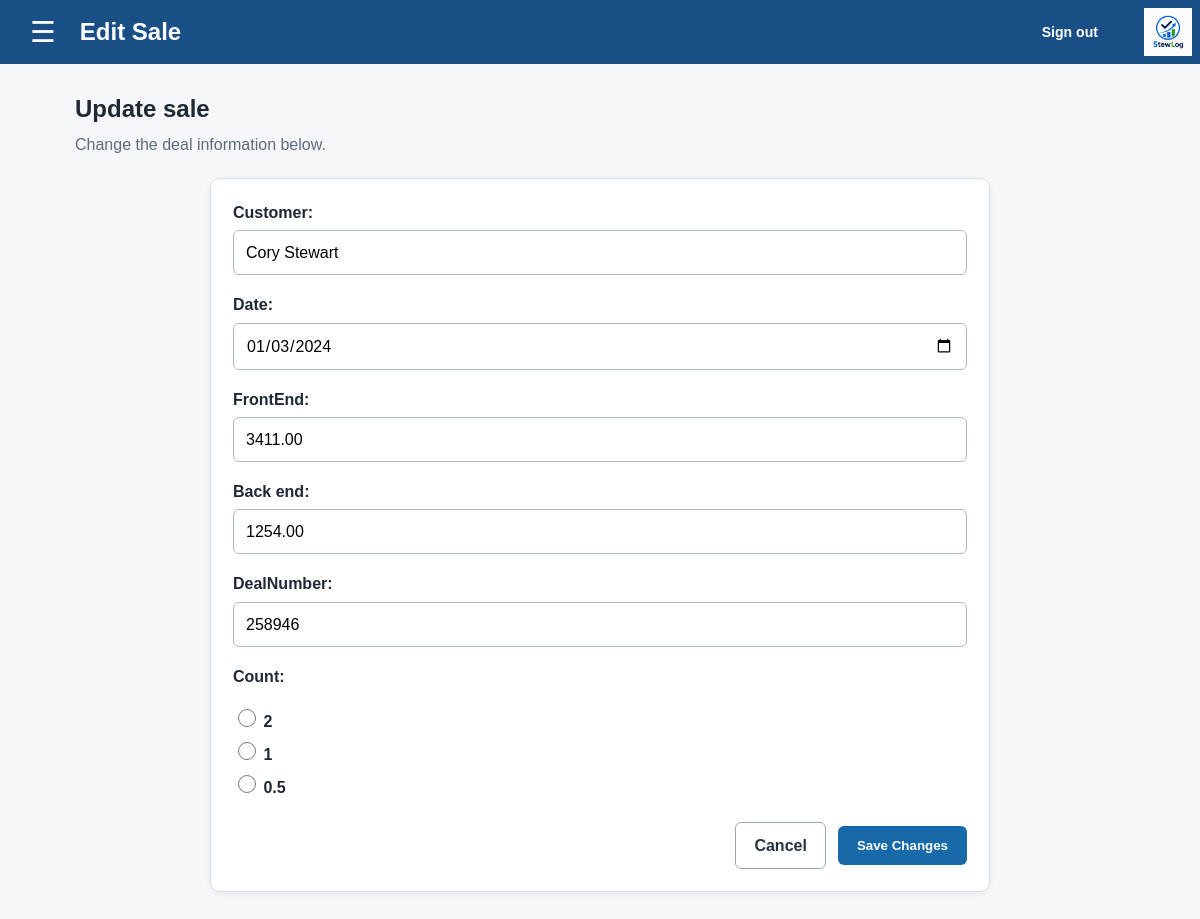
The app's page /SalesLogApp/sales/edit_sale/2/ (signed in) with its own data.
### SalesLogApp/models/sales.py (models this page shows, shortened)
class BaseSale(models.Model):
    customer = models.CharField(max_length=100)
    dealNumber = models.IntegerField(unique=True)
    count = models.DecimalField(default=1, max_digits=2, decimal_places=1)
    frontEnd = models.DecimalField(max_digits=10, decimal_places=2)
    backend = models.DecimalField(max_digits=10, decimal_places=2)
    date = models.DateField()
    class Meta:
        abstract = True

class Sale(BaseSale):
    user = models.ForeignKey(User, on_delete=models.CASCADE)
    COUNT_CHOICES = [
        (2, '2'),
        (1, '1'),
        (0.5, '0.5'),
    ]
    class Meta:
        indexes = [
            models.Index(fields=['user', 'date'], name='sale_user_date_idx'),
        ]

### SalesLogApp/views.py (the view)
# urls.py: path('sales/edit_sale/<int:sale_id>/', edit_sale, name='edit_sale'),
@commission_required
def edit_sale(request, sale_id):
    sale = get_object_or_404(Sale, id=sale_id, user=request.user)
    if request.method == 'POST':
        form = SaleForm(request.POST, instance=sale)
        if form.is_valid():
            form.save()
            return redirect('view_sales')
    else:
        form = SaleForm(instance=sale)
    return render(request, 'edit_sale.html', {'form': form, 'sale': sale})

### SalesLogApp/forms.py
class SaleForm(forms.ModelForm):
    COUNT_CHOICES = [
        (2, '2'),
        (1, '1'),
        (0.5, '0.5'),
    ]
    count = forms.ChoiceField(choices=COUNT_CHOICES, label='Count', initial=1, widget=forms.RadioSelect)
    backend = forms.DecimalField(
        label='Back end',
        min_value=0,
        decimal_places=0,
        max_digits=10,
        widget=forms.NumberInput(attrs={'step': '1', 'inputmode': 'numeric'}),
    )
    class Meta:
        model = Sale
        fields = ['customer', 'date', 'frontEnd', 'backend', 'dealNumber', 'count']
        widgets = {
            'date': forms.DateInput(attrs={'type': 'date'})
        }

### SalesLogApp/views.py (called while the page is built)
def commission_required(view_func):
    @login_required
    @wraps(view_func)
    def wrapper(request, *args, **kwargs):
        if not Commission.objects.filter(user=request.user).exists():
            return redirect('adjust_commission')
        return view_func(request, *args, **kwargs)
    return wrapper

### SalesLogApp/templates/edit_sale.html
{% extends 'SalesLogApp/base.html' %}{% block title %}Edit Sale{% endblock %}{% block page_title %}Edit Sale{% endblock %}{% block content %}<div class="intro"><h2>Update sale</h2><p>Change the deal information below.</p></div><form method="post" class="card form-card" novalidate>{% csrf_token %}{{ form.non_field_errors }}{{ form.as_p }}<div class="actions"><a href="{% url 'view_sales' %}" class="button button-secondary">Cancel</a><button type="submit" class="button button-primary">Save Changes</button></div></form>{% endblock %}

### SalesLogApp/static/styles.css (style rules this page uses)
body { font-family: Arial, sans-serif; margin: 0; padding: 0; background: #f4f7fb; color: #263442; line-height: 1.45; }
body form p { margin: 0 0 18px; }
body form label { display: block; margin-bottom: 6px; font-weight: 700; }
body form input:not([type=checkbox]):not([type=radio]),body form select,body form textarea { width: 100%; padding: 11px 12px; border: 1px solid #b8c3ce; border-radius: 7px; box-sizing: border-box; }

### SalesLogApp/templates/SalesLogApp/base.html (style rules this page uses)
:root { color-scheme: light; --blue: #194f85; --border: #d8dee6; --muted: #5f6b78; }
* { box-sizing: border-box; }
body { margin: 0; background: #f5f7fa; color: #1f2933; font-family: Arial, sans-serif; }
.intro { margin-bottom: 22px; }
.intro h2 { margin: 0 0 6px; }
.intro p { color: var(--muted); margin: 0; }
.card { margin: 18px 0; padding: 22px; background: white; border: 1px solid var(--border); border-radius: 10px; box-shadow: 0 2px 8px rgba(20,35,50,.06); }
.toolbar, .actions { display: flex; justify-content: flex-end; align-items: center; gap: 12px; margin-bottom: 16px; }
.actions { margin: 22px 0 0; }
.button { display: inline-block; padding: 11px 18px; border: 1px solid transparent; border-radius: 6px; font-weight: 700; text-decoration: none; cursor: pointer; }
.button-primary { background: #1769aa; color: white; }
.button-secondary { border-color: #9ca7b2; background: white; color: #263442; }
.form-card { max-width: 780px; margin-right: auto; margin-left: auto; }
.form-card p { margin: 0 0 18px; }
.form-card label, .field label { display: block; margin-bottom: 6px; font-weight: 700; }
.form-card input:not([type="checkbox"]):not([type="radio"]), .form-card select, .form-card textarea, .field input[type="number"], .tier-table input[type="number"], .tier-table input[type="text"], .tier-table select { width: 100%; padding: 10px 12px; border: 1px solid #aeb8c2; border-radius: 6px; font: inherit; }
.form-card input[type="radio"], .form-card input[type="checkbox"], .tier-table input[type="checkbox"] { width: 18px; height: 18px; }

### records on screen
Sale: customer "Cory Stewart", date "01/03/2024", frontEnd "3411.00", backend "1254.00", dealNumber "258946", count "☐ 2 ☐ 1 ☐ 0.5"
